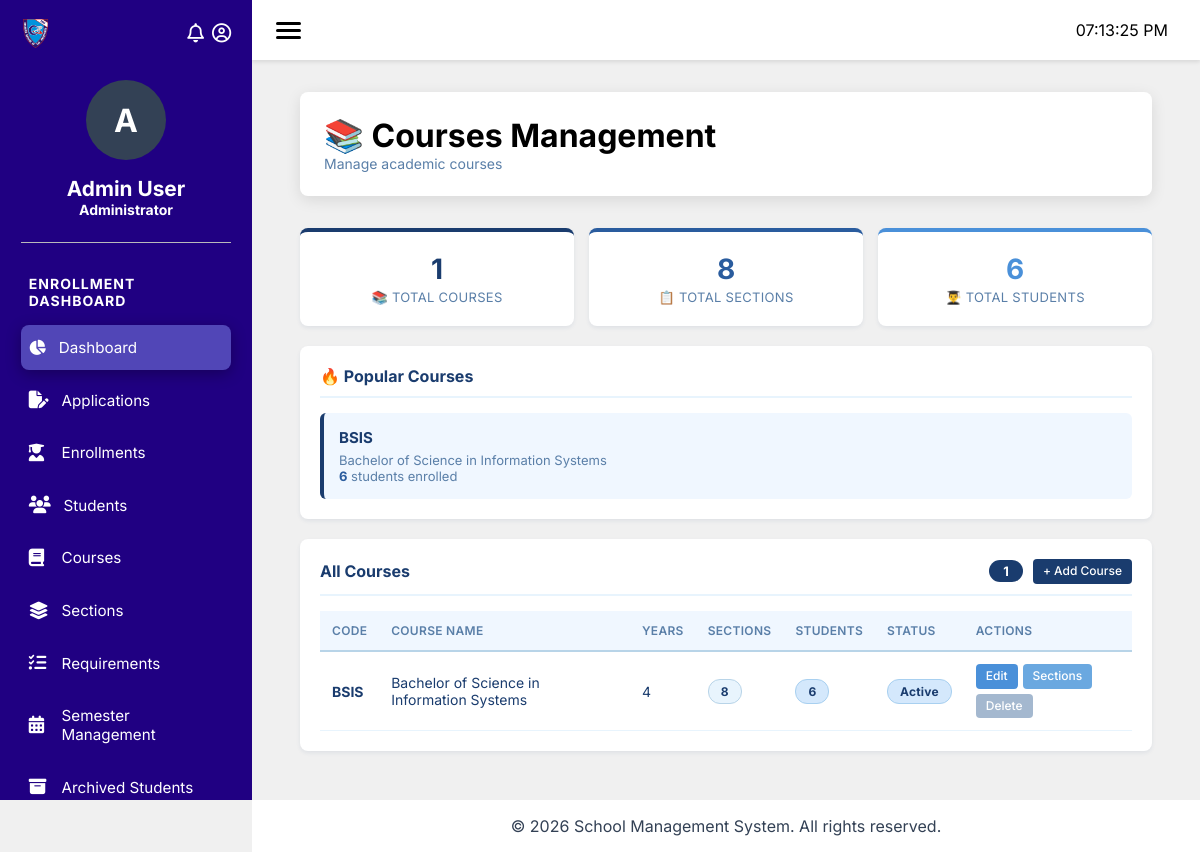
Page /pages/courses.php on the committed database.
### tables this page shows
CREATE TABLE `rgr_courses` (
  `id` int(10) NOT NULL,
  `code` varchar(250) NOT NULL,
  `name` varchar(250) NOT NULL,
  `years` int(10) NOT NULL,
  `description` varchar(250) NOT NULL
);

### classes/Database.php (called while the page is built, shortened)
<?php
class Database {
    private static $instance = null;
    private $connection;
    private $host     = 'localhost';
    private $username = 'root';
    private $password = '';
    private $database = 'kms';
    private $port     = 3306;
    private $charset  = 'utf8mb4';
    private $options;
    private function __construct() {
        $this->options = [
            PDO::ATTR_ERRMODE               => PDO::ERRMODE_EXCEPTION,
            PDO::ATTR_DEFAULT_FETCH_MODE    => PDO::FETCH_ASSOC,
            PDO::ATTR_EMULATE_PREPARES      => false,
            PDO::ATTR_STRINGIFY_FETCHES     => false,
            PDO::MYSQL_ATTR_INIT_COMMAND    => "SET NAMES {$this->charset}",
            PDO::MYSQL_ATTR_USE_BUFFERED_QUERY => true,
            PDO::ATTR_TIMEOUT               => 30,
        ];
    }
    private function connect() {
        try {
            $dsn = "mysql:host={$this->host};port={$this->port};"
                 . "dbname={$this->database};charset={$this->charset}";
            $this->connection = new PDO(
                $dsn,
                $this->username,
                $this->password,
                $this->options
            );
            $this->connected = true;
        } catch (PDOException $e) {
            $this->connected = false;
            $this->lastError = $e->getMessage();
            error_log('Database Connection Error: ' . $e->getMessage());
            if ($this->isDevelopment()) {
                die("Database Connection Failed: " . $e->getMessage());
            }
            die("Database connection error. Please try again later.");
        }
    }
    public static function getInstance() {
        if (self::$instance === null) {
            self::$instance = new self();
        }
        return self::$instance;
    }
    public function getConnection() {
        return $this->connection;
    }
}

### classes/Model.php (called while the page is built, shortened)
<?php
abstract class Model {
    protected $connection;
    public function __construct() {
        $this->db         = Database::getInstance();
        $this->connection = $this->db->getConnection();
    }
    protected function executeQuery($sql, $params = []) {
        try {
            $stmt = $this->connection->prepare($sql);
            $hasNamed = false;
            if ($hasNamed) {
                foreach ($params as $key => $value) {
                    $this->bindParamValue($stmt, $key, $value);
                }
            } else {
                $i = 1;
                foreach ($params as $value) {
                    $this->bindParamValue($stmt, $i, $value);
                    $i++;
                }
            }
            $stmt->execute();
            return $stmt;
        } catch (PDOException $e) {
            error_log('Query Error: ' . $e->getMessage());
            error_log('SQL: ' . $sql);
            error_log('Params: ' . print_r($params, true));
            throw $e;
        }
    }
    private function bindParamValue($stmt, $key, $value) {
        if (is_int($value)) {
            $stmt->bindValue($key, $value, PDO::PARAM_INT);
        } elseif (is_bool($value)) {
            $stmt->bindValue($key, $value, PDO::PARAM_BOOL);
        } elseif (is_null($value)) {
            $stmt->bindValue($key, $value, PDO::PARAM_NULL);
        } else {
            $stmt->bindValue($key, $value, PDO::PARAM_STR);
        }
    }
}

### classes/CourseController.php (called while the page is built, shortened)
<?php
require_once 'Course.php';
require_once 'Database.php';
class CourseController {
    private $course;
    public function __construct() {
        $this->course = new Course();
    }
    public function getAllCoursesWithStats() {
        return $this->course->getAllWithSectionCount();
    }
    public function getPopularCourses($limit = 5) {
        return $this->course->getPopularCourses($limit);
    }
    public function getCourseStats() {
        return $this->course->getCourseStats();
    }
}

### classes/Course.php (called while the page is built, shortened)
<?php
require_once 'Model.php';
class Course extends Model {
    protected $table = 'rgr_courses';
    public function getAllWithSectionCount() {
        try {
            $sql = "SELECT c.*,
                           COUNT(DISTINCT s.id) as total_sections,
                           (SELECT COUNT(DISTINCT e.student_id)
                            FROM enr_enrollments e
                            JOIN cc_sections cs ON e.section_id = cs.id
                            WHERE cs.program_id = c.id
                              AND e.enrollment_status = 'enrolled'
                           ) as total_students,
                           (SELECT COUNT(DISTINCT e.schedule_id)
                            FROM enr_enrollments e
                            JOIN cc_sections cs ON e.section_id = cs.id
                            WHERE cs.program_id = c.id
                              AND e.enrollment_status = 'enrolled'
                           ) as total_subject_enrollments
                    FROM {$this->table} c
                    LEFT JOIN cc_sections s ON c.id = s.program_id
                    GROUP BY c.id
                    ORDER BY c.code ASC";
            $stmt = $this->executeQuery($sql);
            return $stmt->fetchAll($this->fetchMode);
        } catch (Exception $e) {
            error_log('Error getting courses with section count: ' . $e->getMessage());
            return $this->findAll();
        }
    }
    public function getCourseStats() {
        try {
            $sql = "SELECT
                        COUNT(*) as total_courses,
                        (SELECT COUNT(*) FROM cc_sections) as total_sections,
                        (SELECT COUNT(DISTINCT student_id)
                         FROM enr_enrollments WHERE enrollment_status = 'enrolled') as total_students,
                        (SELECT COUNT(*)
                         FROM enr_enrollments WHERE enrollment_status = 'enrolled') as total_subject_enrollments,
                        (SELECT COUNT(DISTINCT schedule_id)
                         FROM enr_enrollments WHERE enrollment_status = 'enrolled') as total_schedule_enrollments
                    FROM {$this->table}";
            $stmt = $this->executeQuery($sql);
            return $stmt->fetch($this->fetchMode);
        } catch (Exception $e) {
            error_log('Error getting course stats: ' . $e->getMessage());
            return [
                'total_courses'              => $this->count(),
                'total_sections'             => 0,
                'total_students'             => 0,
                'total_subject_enrollments'  => 0,
                'total_schedule_enrollments' => 0
            ];
        }
    }
    public function getPopularCourses($limit = 5) {
        try {
            $sql = "SELECT c.*,
                           COUNT(DISTINCT e.student_id) as total_students,
                           COUNT(DISTINCT e.schedule_id) as total_subject_enrollments,
                           COUNT(e.enrollment_id) as total_enrollments
                    FROM {$this->table} c
                    JOIN cc_sections s ON c.id = s.program_id
                    JOIN enr_enrollments e ON s.id = e.section_id
                    WHERE e.enrollment_status = 'enrolled'
                    GROUP BY c.id
                    ORDER BY total_students DESC
                    LIMIT ?";
            $stmt = $this->executeQuery($sql, [(int) $limit]);
            return $stmt->fetchAll($this->fetchMode);
        } catch (Exception $e) {
            error_log('Error getting popular courses: ' . $e->getMessage());
            return $this->findAll();
        }
    }
}

### pages/courses.php (the view, shortened to what this page needs)
<?php
require_once 'classes/Course.php';
require_once 'classes/CourseController.php';
$courseController = new CourseController();
$courses = $courseController->getAllCoursesWithStats();
$stats = $courseController->getCourseStats();
$popularCourses = $courseController->getPopularCourses(5);
?>
<?php include __DIR__ . '/../includes/header.php'; ?>
<?php include __DIR__ . '/../includes/sidebar.php'; ?>
<main class="main-content">
    <div class="container">
        <div class="module-header">
            <h1>📚 Courses Management</h1>
            <p class="dashboard-subtitle">Manage academic courses</p>
        </div>
        <div class="module-content">
            <div class="stats-container">
                <div class="stat-card stat-total">
                    <span class="stat-number"><?php echo (int) ($stats['total_courses']  ?? count($courses)); ?></span>
                    <span class="stat-label">📚 Total Courses</span>
                </div>
                <div class="stat-card stat-sections">
                    <span class="stat-number"><?php echo (int) ($stats['total_sections'] ?? 0); ?></span>
                    <span class="stat-label">📋 Total Sections</span>
                </div>
                <div class="stat-card stat-students">
                    <span class="stat-number"><?php echo (int) ($stats['total_students'] ?? 0); ?></span>
                    <span class="stat-label">👨‍🎓 Total Students</span>
                </div>
            </div>
            <?php if (!empty($popularCourses)): ?>
            <div class="popular-courses">
                <h3>🔥 Popular Courses</h3>
                <div class="popular-list">
                    <?php foreach ($popularCourses as $pc): ?>
                    <div class="popular-item">
                        <div class="course-name"><?php echo htmlspecialchars($pc['code'] ?? ''); ?></div>
                        <div class="course-stats">
                            <?php echo htmlspecialchars($pc['name'] ?? ''); ?><br>
                            <span><?php echo (int) ($pc['total_students'] ?? 0); ?></span> students enrolled
                        </div>
                    </div>
                    <?php endforeach; ?>
                </div>
            </div>
            <?php endif; ?>
            <div class="courses-table-container">
                <div class="table-header">
                    <span class="title">All Courses</span>
                    <div style="display:flex;gap:10px;align-items:center;flex-wrap:wrap;">
                        <span class="badge-count"><?php echo count($courses); ?></span>
                        <button class="btn btn-primary btn-sm" onclick="showAddCourse()">+ Add Course</button>
                    </div>
                </div>
                <table class="table">
                    <thead>
                        <tr>
                            <th>Code</th>
                            <th>Course Name</th>
                            <th>Years</th>
                            <th>Sections</th>
                            <th>Students</th>
                            <th>Status</th>
                            <th>Actions</th>
                        </tr>
                    </thead>
                    <tbody>
                        <?php if (count($courses) > 0): ?>
                            <?php foreach ($courses as $c):
                                $courseId     = (int) ($c['id'] ?? 0);
                                $totalSections = (int) ($c['total_sections'] ?? 0);
                                $totalStudents = (int) ($c['total_students'] ?? 0);
                                $hasSections   = $totalSections > 0;
                                $canDelete     = $totalStudents === 0 && $totalSections === 0;
                            ?>
                            <tr>
                                <td><strong><?php echo htmlspecialchars($c['code'] ?? ''); ?></strong></td>
                                <td><?php echo htmlspecialchars($c['name'] ?? ''); ?></td>
                                <td><?php echo htmlspecialchars($c['years'] ?? ''); ?></td>
                                <td>
                                    <span class="badge badge-info"><?php echo $totalSections; ?></span>
                                </td>
                                <td>
                                    <span class="badge badge-success"><?php echo $totalStudents; ?></span>
                                </td>
                                <td>
                                    <?php if ($hasSections): ?>
                                        <span class="badge badge-success">Active</span>
                                    <?php else: ?>
                                        <span class="badge badge-warning">No Sections</span>
                                    <?php endif; ?>
                                </td>
                                <td>
                                    <div class="action-buttons">
                                        <button onclick="editCourse(<?php echo $courseId; ?>)"
                                                class="btn btn-sm btn-warning">Edit</button>
                                        <a href="?page=sections&course_id=<?php echo $courseId; ?>"
                                           class="btn btn-sm btn-info">Sections</a>
                                        <form method="POST" style="display:inline-block;"
                                              onsubmit="return confirm('Delete this course? This action cannot be undone.');">
                                            <button type="submit"
                                                    class="btn btn-sm btn-danger"
                                                    <?php echo $canDelete ? '' : 'disabled'; ?>
                                                    title="<?php echo $canDelete
                                                        ? 'Delete this course'
                                                        : 'Cannot delete: course has sections or enrolled students'; ?>">
                                                Delete
                                            </button>
                                        </form>
                                    </div>
                                </td>
                            </tr>
                            <?php endforeach; ?>
                        <?php endif; ?>
                    </tbody>
                </table>
            </div>
        </div>
    </div>
</main>
<?php include __DIR__ . '/../includes/footer.php'; ?>

### css/layout/module-container.css (style rules this page uses)
.module-header { background: var(--color3); padding: 1.5rem; border-radius: 8px; box-shadow: 0 4px 15px rgba(0, 0, 0, 0.1); margin-bottom: 2rem; min-height: 100px; display: flex; flex-direction: column; justify-content: center; }
.module-content { min-height: 500px; }

### css/pages/approval-decision-support.css (style rules this page uses)
.badge { display: inline-block; padding: 6px 8px; border-radius: 999px; font-weight: 700; font-size: 0.85rem; background: transparent; border: 1px solid var(--color4); color: var(--color2); }

### css/pages/concerns-issue-tracking.css (style rules this page uses)
.badge { display: inline-block; padding: 6px 8px; border-radius: 999px; font-weight: 700; font-size: 0.85rem; border: 1px solid var(--color4); color: var(--color2); }

### css/pages/report-submission-management.css (style rules this page uses)
.badge { display: inline-block; padding: 6px 8px; border-radius: 999px; font-weight: 700; font-size: 0.85rem; border: 1px solid var(--color4); color: var(--color2); }

### css/base/variables.css (style rules this page uses)
:root { --color1: rgba(32, 0, 130, 1); --color2: rgba(51, 65, 85, 1); --color3: rgba(255, 255, 255, 1); --color4: rgba(186, 186, 186, 1); --color5: rgba(95, 95, 95, 1); --color6: rgba(51, 65, 85, 1); --color7: rgb(81, 70, 183); --color8: rgb(0, 0, 0); --color9: rgba(240, 240, 240, 1); --color10: #e53e3e; --sidebar-width: 252px; --header-height: 60px; }

### css/base/global.css (style rules this page uses)
body { background: var(--color9); }
.main-content { margin-left: var(--sidebar-width); margin-top: var(--header-height); min-height: calc(100vh - var(--header-height)); padding: 2rem; transition: margin-left 0.3s ease; position: relative; z-index: 1; }
.container { max-width: 1284px; width: 100%; margin: 0 auto; padding: 0 1rem; }

### rows in the picture
rgr_courses: code "BSIS", name "Bachelor of Science in Information Systems", total_students "6", years "4", totalSections "8", totalStudents "6"

### other values in the picture
$userAvatar "A"
$userName "Admin User"
$userPosition "Administrator"
$item['label'] "Dashboard"
$item['label'] "Applications"
$item['label'] "Enrollments"
$item['label'] "Students"
$item['label'] "Courses"
$item['label'] "Sections"
$item['label'] "Requirements"
$item['label'] "Semester Management"
$item['label'] "Archived Students"
$stats['total_courses'] "1"
$stats['total_sections'] "8"
$stats['total_students'] "6"
